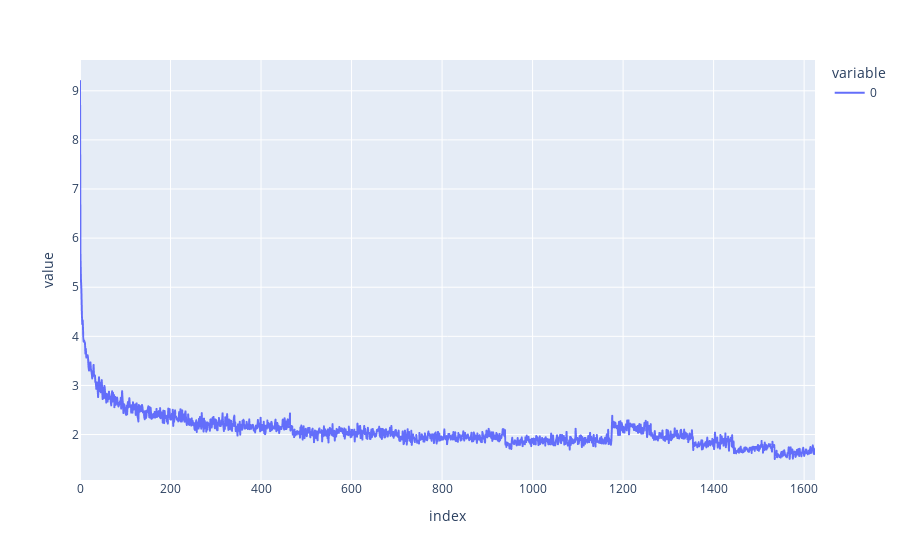

Notebook code for this chart:
### Code cell
px.line(losses)

### Figure 1 — Plotly figure (JSON) as saved in the notebook; plotly's stock layout.template omitted (floating-point values rounded to 4 significant figures; data arrays with more than 128 entries replaced by an {"elided": "..."} marker saying what was removed)
{"data": [{"hovertemplate": "variable=0<br>index=%{x}<br>value=%{y}<extra></extra>", "legendgroup": "0", "line": {"color": "#636efa", "dash": "solid"}, "marker": {"symbol": "circle"}, "mode": "lines", "name": "0", "showlegend": true, "type": "scattergl", "x": {"elided": "1625 int values"}, "xaxis": "x", "y": {"elided": "1625 float values"}, "yaxis": "y"}], "layout": {"legend": {"title": {"text": "variable"}, "tracegroupgap": 0}, "margin": {"t": 60}, "xaxis": {"anchor": "y", "domain": [0, 1], "title": {"text": "index"}}, "yaxis": {"anchor": "x", "domain": [0, 1], "title": {"text": "value"}}}}
